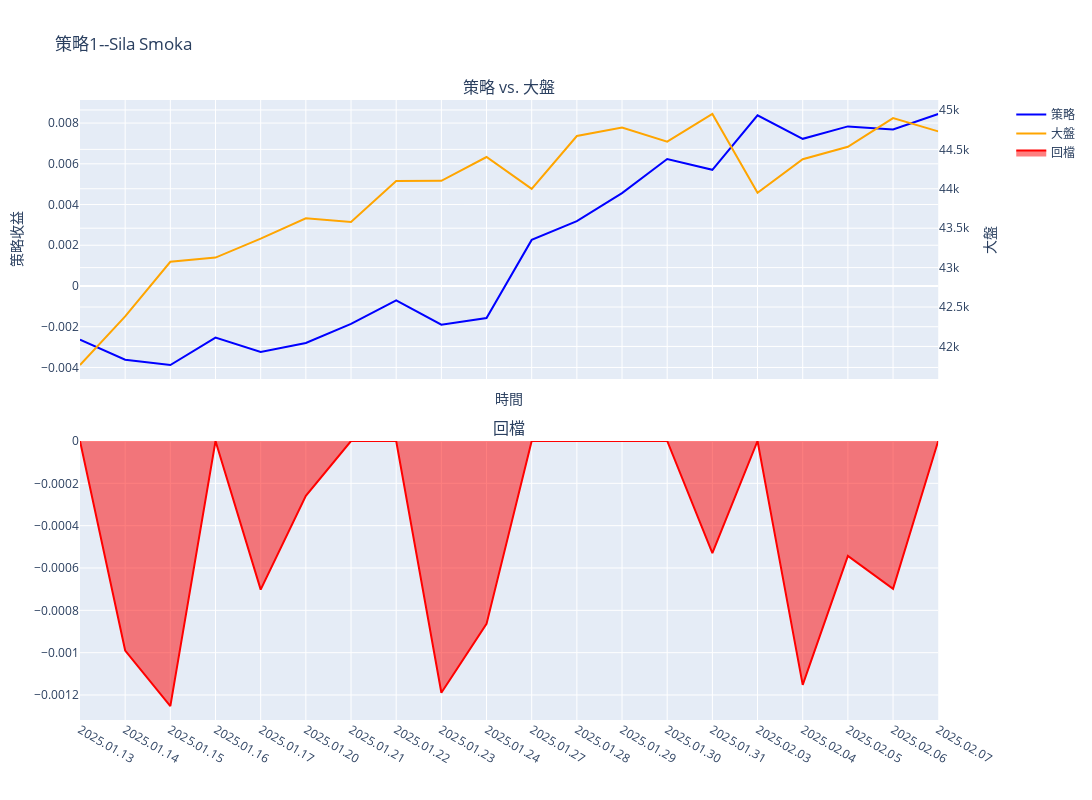

Notebook code for this chart:
### Code cell
factor = "因子_開盤前5分鐘"
ret = "回報_開盤後5分鐘"
grouped_df['signal_dto'] = grouped_df[factor].apply(lambda x: 1 if x < 0 else -1)

grouped_df['profit_dto_5'] = -grouped_df['signal_dto'] * grouped_df[ret]
grouped_df['profit_dto_5'].cumsum().plot()
stats = calculate_strategy_statistics(grouped_df, 'profit_dto_5')

# Print statistics
for k, v in stats.items():
    print(f"{k}: {v:.2f}")

### Figure 1 — Plotly figure (JSON) as saved in the notebook; plotly's stock layout.template omitted (floating-point values rounded to 4 significant figures)
{"data": [{"line": {"color": "blue"}, "mode": "lines", "name": "策略", "type": "scatter", "x": ["2025.01.13", "2025.01.14", "2025.01.15", "2025.01.16", "2025.01.17", "2025.01.20", "2025.01.21", "2025.01.22", "2025.01.23", "2025.01.24", "2025.01.27", "2025.01.28", "2025.01.29", "2025.01.30", "2025.01.31", "2025.02.03", "2025.02.04", "2025.02.05", "2025.02.06", "2025.02.07"], "xaxis": "x", "y": [-0.002629, -0.003619, -0.003881, -0.002535, -0.003237, -0.002794, -0.001858, -0.0007085, -0.001898, -0.001572, 0.002263, 0.003189, 0.004562, 0.006233, 0.005703, 0.008378, 0.007227, 0.007835, 0.00768, 0.008447], "yaxis": "y"}, {"line": {"color": "orange"}, "mode": "lines", "name": "大盤", "type": "scatter", "x": ["2025.01.13", "2025.01.14", "2025.01.15", "2025.01.16", "2025.01.17", "2025.01.20", "2025.01.21", "2025.01.22", "2025.01.23", "2025.01.24", "2025.01.27", "2025.01.28", "2025.01.29", "2025.01.30", "2025.01.31", "2025.02.03", "2025.02.04", "2025.02.05", "2025.02.06", "2025.02.07"], "xaxis": "x", "y": [41760.0, 42380.0, 43070.0, 43130.0, 43370.0, 43620.0, 43580.0, 44100.0, 44100.0, 44400.0, 44000.0, 44670.0, 44780.0, 44600.0, 44950.0, 43950.0, 44370.0, 44530.0, 44900.0, 44730.0], "yaxis": "y2"}, {"fill": "tozeroy", "line": {"color": "red"}, "mode": "lines", "name": "回檔", "type": "scatter", "x": ["2025.01.13", "2025.01.14", "2025.01.15", "2025.01.16", "2025.01.17", "2025.01.20", "2025.01.21", "2025.01.22", "2025.01.23", "2025.01.24", "2025.01.27", "2025.01.28", "2025.01.29", "2025.01.30", "2025.01.31", "2025.02.03", "2025.02.04", "2025.02.05", "2025.02.06", "2025.02.07"], "xaxis": "x2", "y": [0, -0.0009898, -0.001252, 0, -0.0007021, -0.0002593, 0, 0, -0.00119, -0.0008639, 0, 0, 0, 0, -0.0005295, 0, -0.001152, -0.000543, -0.000698, 0], "yaxis": "y3"}], "layout": {"annotations": [{"font": {"size": 16}, "showarrow": false, "text": "策略 vs. 大盤", "x": 0.47, "xanchor": "center", "xref": "paper", "y": 1, "yanchor": "bottom", "yref": "paper"}, {"font": {"size": 16}, "showarrow": false, "text": "回檔", "x": 0.47, "xanchor": "center", "xref": "paper", "y": 0.45, "yanchor": "bottom", "yref": "paper"}], "height": 800, "title": {"text": "策略1--Sila Smoka"}, "width": 1200, "xaxis": {"anchor": "y", "domain": [0, 0.94], "matches": "x2", "showgrid": true, "showline": true, "showticklabels": false, "title": {"text": "時間"}, "zeroline": false}, "xaxis2": {"anchor": "y3", "domain": [0, 0.94]}, "yaxis": {"anchor": "x", "domain": [0.55, 1], "title": {"text": "策略收益"}}, "yaxis2": {"anchor": "x", "overlaying": "y", "side": "right", "title": {"text": "大盤"}}, "yaxis3": {"anchor": "x2", "domain": [0, 0.45]}}}
